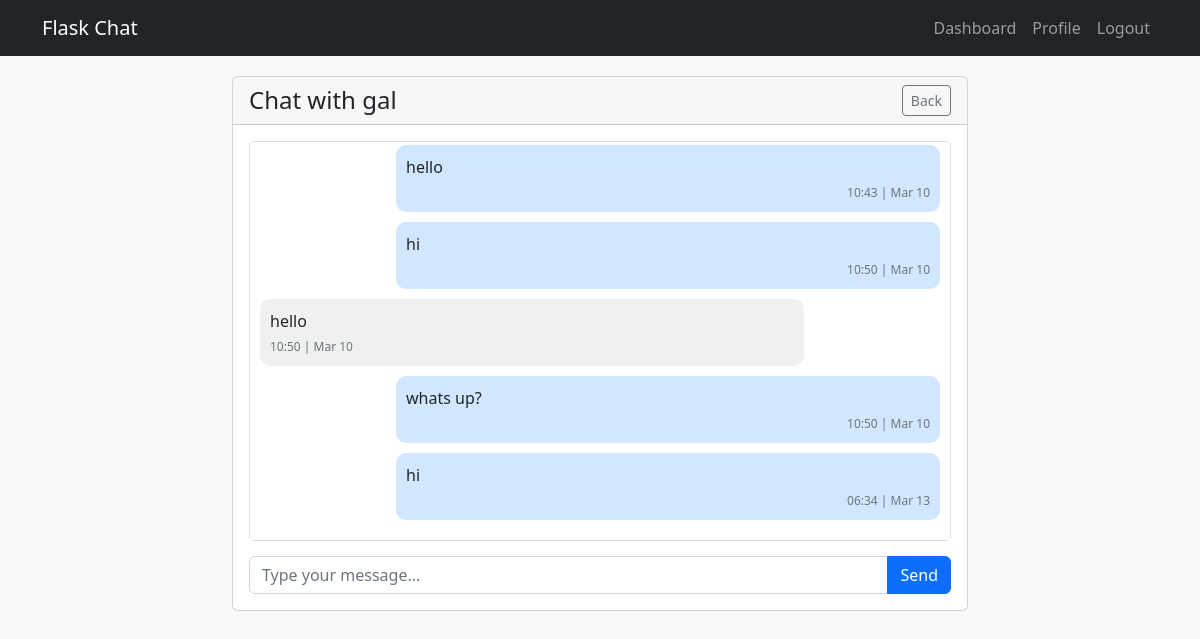
The app's page /private_chat/2 (signed in) with its own data.
### app.py (models this page shows, shortened)
class User(UserMixin, db.Model):
    id = db.Column(db.Integer, primary_key=True)
    username = db.Column(db.String(80), unique=True, nullable=False)
    email = db.Column(db.String(120), unique=True, nullable=False)
    password_hash = db.Column(db.String(128))
    profile_picture = db.Column(db.String(120), default='default.jpg')
    bio = db.Column(db.String(200), default='')
    created_at = db.Column(db.DateTime, default=datetime.utcnow)

class PrivateMessage(db.Model):
    id = db.Column(db.Integer, primary_key=True)
    sender_id = db.Column(db.Integer, db.ForeignKey('user.id'))
    recipient_id = db.Column(db.Integer, db.ForeignKey('user.id'))
    content = db.Column(db.Text, nullable=False)
    timestamp = db.Column(db.DateTime, default=datetime.utcnow)
    read = db.Column(db.Boolean, default=False)

### app.py (the view, shortened to what this page needs)
@app.route('/private_chat/<int:user_id>', methods=['GET', 'POST'])
@login_required
def private_chat(user_id):
    user = User.query.get_or_404(user_id)
    sent_messages = PrivateMessage.query.filter_by(
        sender_id=current_user.id, recipient_id=user_id
    ).all()
    received_messages = PrivateMessage.query.filter_by(
        sender_id=user_id, recipient_id=current_user.id
    ).all()
    for message in received_messages:
        if not message.read:
            message.read = True
    db.session.commit()
    messages = sorted(sent_messages + received_messages, key=lambda x: x.timestamp)
    return render_template('private_chat.html', user=user, messages=messages)

### app.py (called while the page is built)
@login_manager.user_loader
def load_user(user_id):
    return User.query.get(int(user_id))

### templates/private_chat.html (shortened to what this page needs)
{% extends "base.html" %}
{% block content %}
<div class="row">
    <div class="col-md-8 offset-md-2">
        <div class="card">
            <div class="card-header d-flex justify-content-between align-items-center">
                <h4 class="mb-0">Chat with {{ user.username }}</h4>
                <a href="{{ url_for('dashboard') }}" class="btn btn-outline-secondary btn-sm">Back</a>
            </div>
            <div class="card-body">
                <div class="message-container" id="message-container">
                    {% for message in messages %}
                        <div class="message {% if message.sender_id == current_user.id %}sent-message{% else %}received-message{% endif %}" data-message-id="{{ message.id }}">
                            <div class="message-content">{{ message.content }}</div>
                            <div class="message-time text-muted small {% if message.sender_id == current_user.id %}text-end{% endif %}">
                                {{ message.timestamp.strftime('%H:%M | %b %d') }}
                            </div>
                        </div>
                    {% else %}
                        <div class="text-center text-muted">No messages yet. Start a conversation!</div>
                    {% endfor %}
                </div>
                <form method="POST" id="chat-form" action="{{ url_for('private_chat', user_id=user.id) }}">
                    <div class="input-group">
                        <input type="text" class="form-control" id="message-input" name="message" placeholder="Type your message..." autocomplete="off" required>
                        <button type="submit" class="btn btn-primary">Send</button>
                    </div>
                </form>
            </div>
        </div>
    </div>
</div>
{% endblock %}

### static/css/style.css (style rules this page uses)
body { background-color: #f8f9fa; }
.message-container { max-height: 400px; overflow-y: auto; margin-bottom: 15px; padding: 10px; background-color: #fff; border: 1px solid #ddd; border-radius: 5px; }
.message { margin-bottom: 15px; padding: 10px; border-radius: 10px; position: relative; }
.sent-message { background-color: #d1e7ff; margin-left: 20%; border-bottom-right-radius: 0; }
.received-message { background-color: #f0f0f0; margin-right: 20%; border-bottom-left-radius: 0; }
.message-time { font-size: 0.75rem; margin-top: 5px; }

### templates/base.html (style rules this page uses)
.message-container { max-height: 400px; overflow-y: auto; margin-bottom: 15px; }
.message { margin-bottom: 10px; padding: 10px; border-radius: 10px; }
.sent-message { background-color: #d1e7ff; margin-left: 20%; }
.received-message { background-color: #f0f0f0; margin-right: 20%; }

### records on screen
User: username "gal"
PrivateMessage: content "hello", timestamp "10:43 | Mar 10"
PrivateMessage: content "hi", timestamp "10:50 | Mar 10"
PrivateMessage: content "hello", timestamp "10:50 | Mar 10"
PrivateMessage: content "whats up?", timestamp "10:50 | Mar 10"
PrivateMessage: content "hi", timestamp "06:34 | Mar 13"
